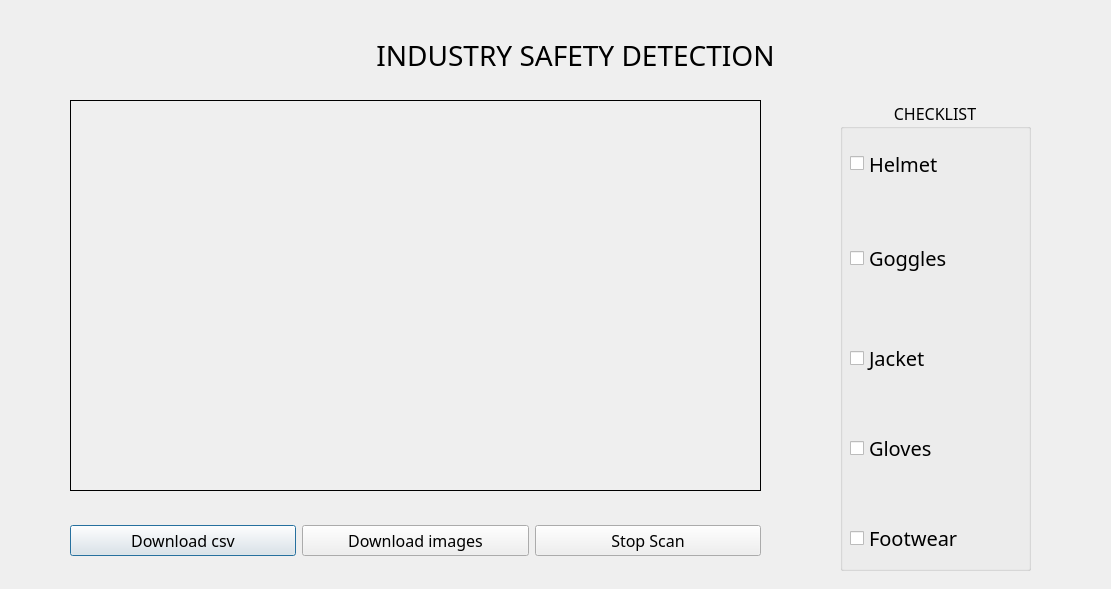
<?xml version="1.0" encoding="UTF-8"?>
<ui version="4.0">
 <class>ISD</class>
 <widget class="QDialog" name="ISD">
  <property name="geometry">
   <rect>
    <x>0</x>
    <y>0</y>
    <width>1111</width>
    <height>589</height>
   </rect>
  </property>
  <property name="windowTitle">
   <string>Dialog</string>
  </property>
  <widget class="QLabel" name="processedImgLabel">
   <property name="geometry">
    <rect>
     <x>70</x>
     <y>100</y>
     <width>691</width>
     <height>391</height>
    </rect>
   </property>
   <property name="frameShape">
    <enum>QFrame::Box</enum>
   </property>
   <property name="text">
    <string/>
   </property>
  </widget>
  <widget class="QWidget" name="layoutWidget">
   <property name="geometry">
    <rect>
     <x>70</x>
     <y>510</y>
     <width>691</width>
     <height>61</height>
    </rect>
   </property>
   <layout class="QHBoxLayout" name="horizontalLayout">
    <item>
     <widget class="QPushButton" name="downloadCsv">
      <property name="font">
       <font>
        <family>Franklin Gothic Medium Cond</family>
        <pointsize>12</pointsize>
       </font>
      </property>
      <property name="text">
       <string>Download csv</string>
      </property>
     </widget>
    </item>
    <item>
     <widget class="QPushButton" name="downloadImages">
      <property name="font">
       <font>
        <family>Franklin Gothic Medium Cond</family>
        <pointsize>12</pointsize>
       </font>
      </property>
      <property name="text">
       <string>Download images</string>
      </property>
     </widget>
    </item>
    <item>
     <widget class="QPushButton" name="StopScan">
      <property name="font">
       <font>
        <family>Franklin Gothic Medium Cond</family>
        <pointsize>12</pointsize>
       </font>
      </property>
      <property name="text">
       <string>Stop Scan</string>
      </property>
     </widget>
    </item>
   </layout>
  </widget>
  <widget class="QLabel" name="label">
   <property name="geometry">
    <rect>
     <x>300</x>
     <y>40</y>
     <width>551</width>
     <height>31</height>
    </rect>
   </property>
   <property name="font">
    <font>
     <family>Franklin Gothic Medium Cond</family>
     <pointsize>21</pointsize>
    </font>
   </property>
   <property name="text">
    <string>INDUSTRY SAFETY DETECTION</string>
   </property>
   <property name="alignment">
    <set>Qt::AlignCenter</set>
   </property>
  </widget>
  <widget class="QGroupBox" name="groupBox">
   <property name="geometry">
    <rect>
     <x>840</x>
     <y>100</y>
     <width>191</width>
     <height>471</height>
    </rect>
   </property>
   <property name="font">
    <font>
     <family>Franklin Gothic Medium Cond</family>
     <pointsize>12</pointsize>
    </font>
   </property>
   <property name="title">
    <string>CHECKLIST</string>
   </property>
   <property name="alignment">
    <set>Qt::AlignCenter</set>
   </property>
   <widget class="QCheckBox" name="Helmet">
    <property name="geometry">
     <rect>
      <x>10</x>
      <y>50</y>
      <width>159</width>
      <height>27</height>
     </rect>
    </property>
    <property name="font">
     <font>
      <family>Franklin Gothic Medium Cond</family>
      <pointsize>15</pointsize>
     </font>
    </property>
    <property name="text">
     <string>Helmet</string>
    </property>
   </widget>
   <widget class="QCheckBox" name="Goggles">
    <property name="geometry">
     <rect>
      <x>10</x>
      <y>140</y>
      <width>159</width>
      <height>36</height>
     </rect>
    </property>
    <property name="font">
     <font>
      <family>Franklin Gothic Medium Cond</family>
      <pointsize>15</pointsize>
     </font>
    </property>
    <property name="text">
     <string>Goggles</string>
    </property>
   </widget>
   <widget class="QCheckBox" name="Jacket">
    <property name="geometry">
     <rect>
      <x>10</x>
      <y>240</y>
      <width>159</width>
      <height>36</height>
     </rect>
    </property>
    <property name="font">
     <font>
      <family>Franklin Gothic Medium Cond</family>
      <pointsize>15</pointsize>
     </font>
    </property>
    <property name="text">
     <string>Jacket</string>
    </property>
   </widget>
   <widget class="QCheckBox" name="Gloves">
    <property name="geometry">
     <rect>
      <x>10</x>
      <y>330</y>
      <width>159</width>
      <height>36</height>
     </rect>
    </property>
    <property name="font">
     <font>
      <family>Franklin Gothic Medium Cond</family>
      <pointsize>15</pointsize>
     </font>
    </property>
    <property name="text">
     <string>Gloves</string>
    </property>
   </widget>
   <widget class="QCheckBox" name="Footwear">
    <property name="enabled">
     <bool>true</bool>
    </property>
    <property name="geometry">
     <rect>
      <x>10</x>
      <y>420</y>
      <width>159</width>
      <height>36</height>
     </rect>
    </property>
    <property name="font">
     <font>
      <family>Franklin Gothic Medium Cond</family>
      <pointsize>15</pointsize>
     </font>
    </property>
    <property name="text">
     <string>Footwear</string>
    </property>
   </widget>
  </widget>
 </widget>
 <resources/>
 <connections/>
</ui>
